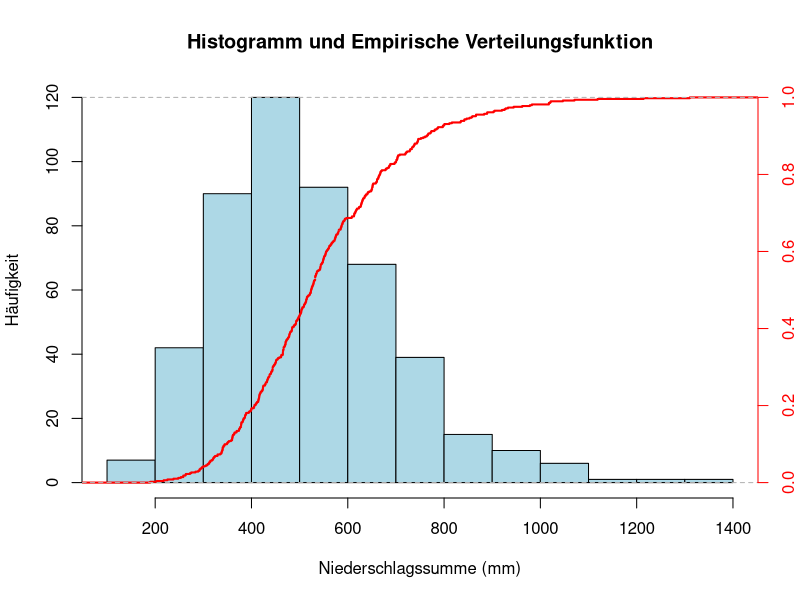
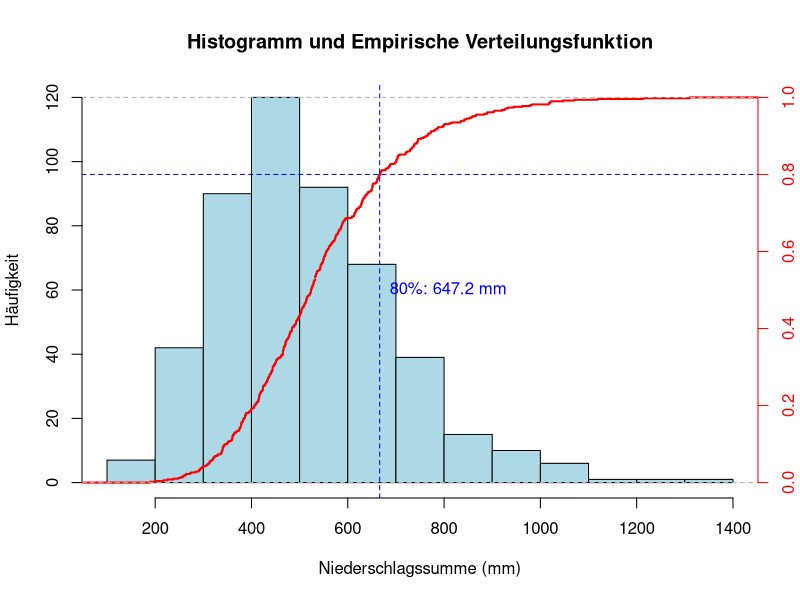
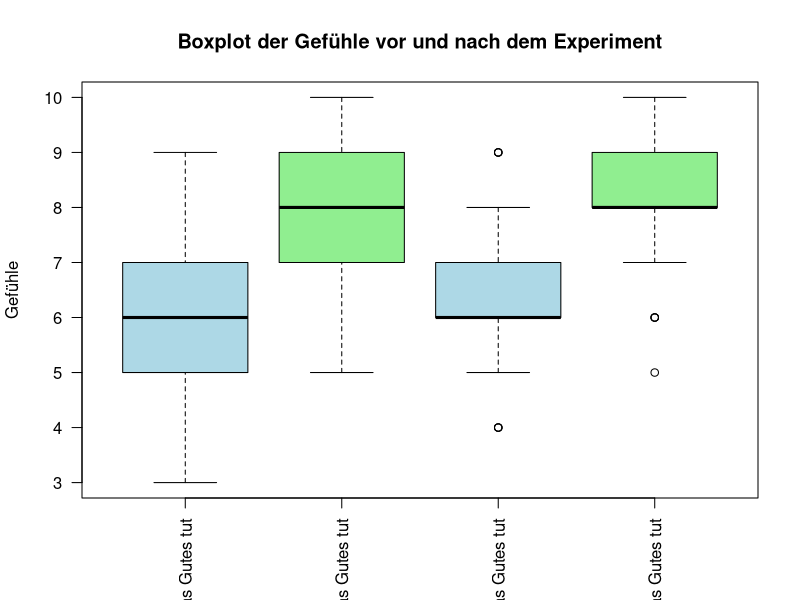

Source code (R) for these figures, in order:
## ---- chunk 1
meteodaten <- read.csv('../Data/meteodaten_saison.csv',
                       sep = ',',
                       header = TRUE)

# Zeichne das Histogramm mit absoluter Häufigkeit
hist(meteodaten$GrStBernhard_Niederschlagssumme, 
     main = "Histogramm und Empirische Verteilungsfunktion",
     xlab = "Niederschlagssumme (mm)",
     ylab = "Häufigkeit",
     col = "lightblue",
     freq = TRUE)  # Zeigt absolute Häufigkeit

# Füge die empirische Verteilungsfunktion hinzu
par(new = TRUE)  # Erlaube das Zeichnen eines neuen Plots auf der bestehenden Grafik
plot(ecdf(meteodaten$GrStBernhard_Niederschlagssumme), 
     axes = FALSE,  # Deaktiviere Achsen für den zweiten Plot
     xlab = "", 
     ylab = "",
     main = "",  # Kein Titel, um Überlappung zu vermeiden
     col = "red", 
     lwd = 2,
     pch = NA)  # Entfernt die Punkte auf der Linie

# Füge die rechte y-Achse hinzu
axis(4, col = "red", col.axis = "red")  # 4 steht für die rechte Seite
mtext("F(x)", side = 4, line = 3, col = "red")  # Beschriftung der rechten y-Achse
## ---- chunk 2
# Zeichne das Histogramm mit absoluter Häufigkeit
hist(meteodaten$GrStBernhard_Niederschlagssumme, 
     main = "Histogramm und Empirische Verteilungsfunktion",
     xlab = "Niederschlagssumme (mm)",
     ylab = "Häufigkeit",
     col = "lightblue",
     freq = TRUE)  # Zeigt absolute Häufigkeit

# Füge die empirische Verteilungsfunktion hinzu
par(new = TRUE)  # Erlaube das Zeichnen eines neuen Plots auf der bestehenden Grafik
plot(ecdf(meteodaten$GrStBernhard_Niederschlagssumme), 
     axes = FALSE,  # Deaktiviere Achsen für den zweiten Plot
     xlab = "", 
     ylab = "",
     main = "",  # Kein Titel, um Überlappung zu vermeiden
     col = "red", 
     lwd = 2,
     pch = NA)  # Entfernt die Punkte auf der Linie

# Berechne den Wert, bei dem die Verteilungsfunktion 80% überschreitet
niederschlag_80 <- quantile(meteodaten$GrStBernhard_Niederschlagssumme, 0.8)

# Füge die rechte y-Achse hinzu
axis(4, col = "red", col.axis = "red")  # 4 steht für die rechte Seite
mtext("F(x)", side = 4, line = 3, col = "red")  # Beschriftung der rechten y-Achse

# Zeichne eine vertikale Linie bei 80%
abline(v = niederschlag_80, col = "blue", lty = 2)  # Vertikale Linie bei 80%-Quantil hinzufügen
text(niederschlag_80, 0.5, paste("80%:", round(niederschlag_80, 1), "mm"), col = "blue", pos = 4)

# Zeichne eine horizontale gestrichelte Linie bei 80%
abline(h = 0.8, col = "blue", lty = 2)
## ---- chunk 3
psychologieExperiment <- read.table('../Data/Psycho_Exp_Ergebnisse2_2024-10-28.csv',
                                    sep = ',',
                                    header = TRUE,
                                    na.strings = '999')

# Spalten im DataFrame umbenennen
colnames(psychologieExperiment) <- c(
  "Gefuehl_Vor_SelberGutesTun",
  "Gefuehl_Nach_SelberGutesTun",
  "Gefuehl_Vor_AnderenGutesTun",
  "Gefuehl_Nach_AnderenGutesTun"
)
## ---- chunk 4
boxplot(psychologieExperiment,
        main = "Boxplot der Gefühle vor und nach dem Experiment",
        ylab = "Gefühle",
        col = c("lightblue", "lightgreen"),
        names = c("Gefühl, vor dem man sich selbst etwas Gutes tut",
                  "Gefühl, nach dem man sich selbst etwas Gutes tut",
                  "Gefühl, vor dem man jemand anderem etwas Gutes tut",
                  "Gefühl, nach dem man jemand anderem etwas Gutes tut"),
        las = 2)
## ---- chunk 5
DiffSelberGutesTun <- mean(psychologieExperiment$Gefuehl_Nach_SelberGutesTun, 
                           na.rm = TRUE) -
                      mean(psychologieExperiment$Gefuehl_Vor_SelberGutesTun, 
                           na.rm = TRUE)
print(DiffSelberGutesTun)

DiffAnderenGutesTun <- mean(psychologieExperiment$Gefuehl_Nach_AnderenGutesTun, 
                            na.rm = TRUE) - 
                       mean(psychologieExperiment$Gefuehl_Vor_AnderenGutesTun, 
                            na.rm = TRUE)
print(DiffAnderenGutesTun)
## ---- chunk 6
t.test(psychologieExperiment$Gefuehl_Nach_SelberGutesTun,
       psychologieExperiment$Gefuehl_Vor_SelberGutesTun, 
       alternative = "greater", 
       paired = TRUE, 
       equal.var = TRUE, 
       conf.level = 0.99)
t.test(psychologieExperiment$Gefuehl_Nach_AnderenGutesTun,
       psychologieExperiment$Gefuehl_Vor_AnderenGutesTun, 
       alternative = "greater", 
       paired = TRUE, 
       equal.var = TRUE, 
       conf.level = 0.99)
## ---- chunk 7
DiffAuswirkung <- DiffSelberGutesTun - DiffAnderenGutesTun
print(DiffAuswirkung)
## ---- chunk 8
t.test(psychologieExperiment$Gefuehl_Nach_SelberGutesTun -
         psychologieExperiment$Gefuehl_Vor_SelberGutesTun,
       psychologieExperiment$Gefuehl_Nach_AnderenGutesTun -
         psychologieExperiment$Gefuehl_Vor_AnderenGutesTun, 
       alternative = "greater", 
       paired = TRUE, 
       equal.var = TRUE, 
       conf.level = 0.99)
